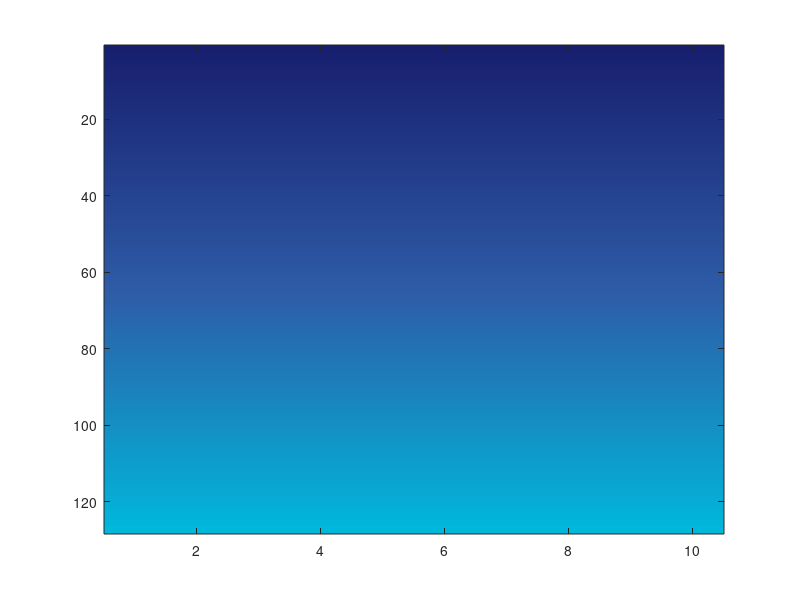

Here is the MATLAB script that generated this plot:
% lenght of colormap
len = 128;

% matrix where each row is a color triplet
% T = [225, 225, 225
%      128, 128, 128
%       56,  56,  56]./255;

T = [ 23,  30, 110
      46,  91, 166
       0, 184, 220]./255;

% vector with the range of each color (equally spaced)
x = round(0 : len/(length(T)-1) : len)';

% interpolate to create map
map = interp1(x/len, T, linspace(0,1,len));
 
% test it
I = linspace(0,1,len);
figure;
imagesc(I(ones(1,10),:)')
colormap(map)

% save values of new matrix in the 8-bit scale [0,255]
mapS = round(map * 255);
